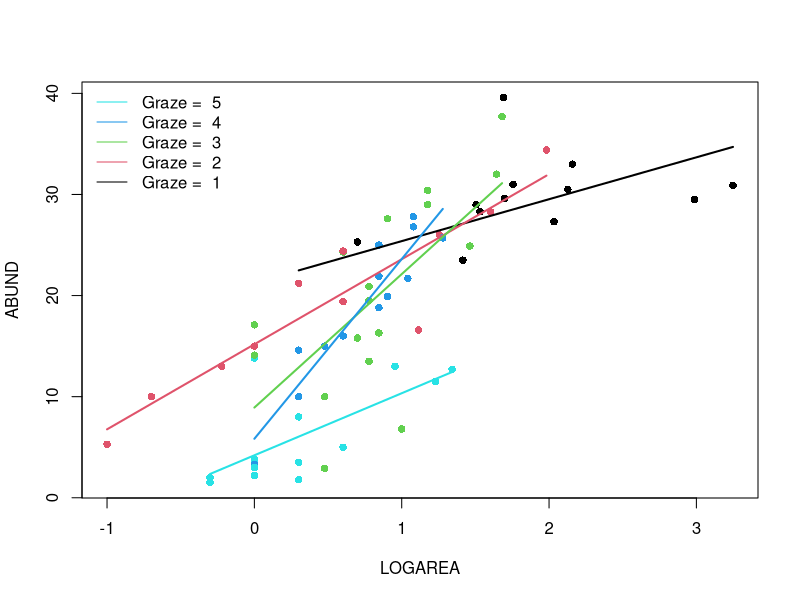
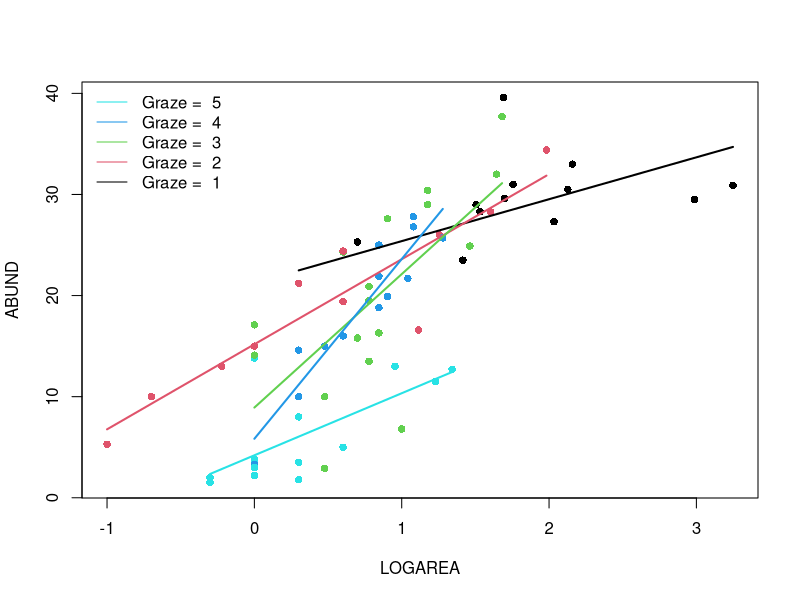

R code for these plots, in order:
## ----Q2, eval=TRUE, echo=SOLUTIONS, results=SOLUTIONS, collapse=TRUE----------------------------------------
loyn <- read.table("./data/loyn.txt", header = TRUE)
str(loyn)


## ----Q3, eval=TRUE, echo=SOLUTIONS, results=SOLUTIONS, collapse=TRUE----------------------------------------
loyn$LOGAREA <- log10(loyn$AREA)
# create factor GRAZE as it was originally coded as an integer
loyn$FGRAZE <- factor(loyn$GRAZE)




## ----Q5, eval=TRUE, echo=SOLUTIONS, results=SOLUTIONS, collapse=TRUE----------------------------------------
birds.inter.1 <- lm(ABUND ~ FGRAZE * LOGAREA , data = loyn)




## ----Q7, eval=TRUE, echo=SOLUTIONS, results=SOLUTIONS, collapse=TRUE----------------------------------------
summary(birds.inter.1)

# Here the intercept (baseline) is the predicted `ABUND` for LOGAREA = 0,
# for FGRAZE level 1.
# the null hypothesis for the intercept is that the intercept = 0
# (not biologically relevant).

# LOGAREA represents the slope for LOGAREA, specific to level FGRAZE = 1.
# The null hypothesis is that the slope of the relationship
# between LOGAREA and ABUND = 0, for level FGRAZE = 1 only. 

# FGRAZE2...5 estimate differences (contrasts) between the *intercept* of
# each level and the *intercept* of the reference level, FGRAZE = 1. 

# FGRAZE2...5:LOGAREA estimate differences (contrasts) between the *slope*
# of LOGAREA for each level and the *slope* of LOGAREA for the reference
# level, FGRAZE = 1. 


# The Multiple R-square value is 0.76, so 76% of the variation in the data is explained by the model.


## ----Q8a, eval=TRUE, echo=TRUE, collapse=FALSE--------------------------------------------------------------
par(mfrow= c(1, 1))
plot(ABUND ~ LOGAREA, data= loyn, col= GRAZE, pch= 16)
# Note: # color 1 means black in R
# color 2 means red in R
# color 3 means green in R
# color 4 means blue in R
# color 5 means cyan in R

# FGRAZE1
# create a sequence of increasing Biomass within the observed range
LOGAREA.seq<- seq(from= min(loyn$LOGAREA[loyn$FGRAZE == 1]),
					to= max(loyn$LOGAREA[loyn$FGRAZE == 1]),
					length= 20)
# create data frame for prediction
dat4pred<- data.frame(FGRAZE= "1", LOGAREA= LOGAREA.seq)
# predict for new data
dat4pred$predicted<- predict(birds.inter.1, newdata= dat4pred)
# add the predictions to the plot of the data
lines(predicted ~ LOGAREA, data= dat4pred, col= 1, lwd= 2)

# FGRAZE2
LOGAREA.seq<- seq(from= min(loyn$LOGAREA[loyn$FGRAZE == 2]),
					to= max(loyn$LOGAREA[loyn$FGRAZE == 2]),
					length= 20)
dat4pred<- data.frame(FGRAZE= "2", LOGAREA= LOGAREA.seq)
dat4pred$predicted<- predict(birds.inter.1, newdata= dat4pred)
lines(predicted ~ LOGAREA, data= dat4pred, col= 2, lwd= 2)

# FGRAZE3
LOGAREA.seq<- seq(from= min(loyn$LOGAREA[loyn$FGRAZE == 3]),
					to= max(loyn$LOGAREA[loyn$FGRAZE == 3]),
					length= 20)
dat4pred<- data.frame(FGRAZE= "3", LOGAREA= LOGAREA.seq)
dat4pred$predicted<- predict(birds.inter.1, newdata= dat4pred)
lines(predicted ~ LOGAREA, data= dat4pred, col= 3, lwd= 2)

# FGRAZE4
LOGAREA.seq<- seq(from= min(loyn$LOGAREA[loyn$FGRAZE == 4]),
					to= max(loyn$LOGAREA[loyn$FGRAZE == 4]),
					length= 20)
dat4pred<- data.frame(FGRAZE= "4", LOGAREA= LOGAREA.seq)
dat4pred$predicted<- predict(birds.inter.1, newdata= dat4pred)
lines(predicted ~ LOGAREA, data= dat4pred, col= 4, lwd= 2)

# FGRAZE5
LOGAREA.seq<- seq(from= min(loyn$LOGAREA[loyn$FGRAZE == 5]),
					to= max(loyn$LOGAREA[loyn$FGRAZE == 5]),
					length= 20)
dat4pred<- data.frame(FGRAZE= "5", LOGAREA= LOGAREA.seq)
dat4pred$predicted<- predict(birds.inter.1, newdata= dat4pred)
lines(predicted ~ LOGAREA, data= dat4pred, col= 5, lwd= 2)

legend("topleft", 
 legend= paste("Graze = ", 5:1), 
 col= c(5:1), bty= "n",
 lty= c(1, 1, 1), 
 lwd= c(1, 1, 1))


## ----Q8b, eval=TRUE, echo=TRUE, collapse=FALSE--------------------------------------------------------------
# Okay, that was a long-winded way of doing this.
# If, like me, you prefer more compact code and less risks of errors,
# you can use a loop, to save repeating the sequence 5 times:
par(mfrow= c(1, 1))
plot(ABUND ~ LOGAREA, data= loyn, col= GRAZE, pch= 16)

for(g in levels(loyn$FGRAZE)){# `g` will take the values "1", "2",..., "5" in turn
	LOGAREA.seq<- seq(from= min(loyn$LOGAREA[loyn$FGRAZE == g]),
										to= max(loyn$LOGAREA[loyn$FGRAZE == g]),
														length= 20)
	dat4pred<- data.frame(FGRAZE= g, LOGAREA= LOGAREA.seq)
	dat4pred$predicted<- predict(birds.inter.1, newdata= dat4pred)
	lines(predicted ~ LOGAREA, data= dat4pred, col= as.numeric(g), lwd= 2)
}
legend("topleft", 
 legend= paste("Graze = ", 5:1), 
 col= c(5:1), bty= "n",
 lty= c(1, 1, 1), 
 lwd= c(1, 1, 1))

